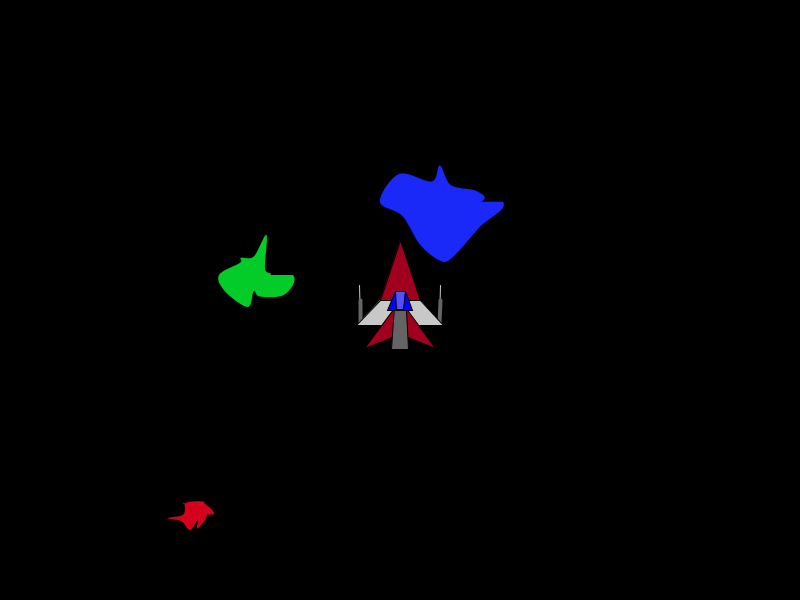
Frame 1 (no input)
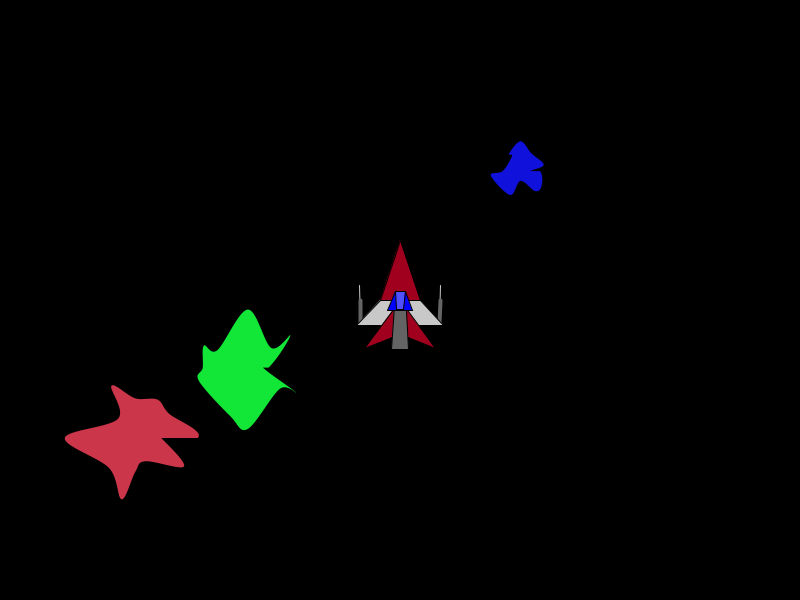
Frame 60 (the mouse pressed at the canvas centre just before this capture)
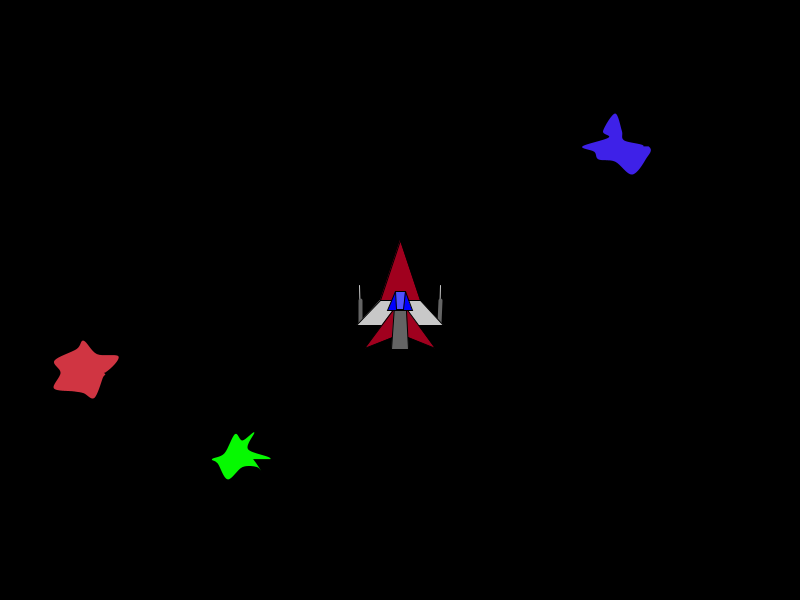
Frame 120 (the mouse held since frame 60 and released just before this capture)

The Processing sketch that drew these frames (run headless with seeded random() and noise(); from frame 60 on, the mouse is pressed at the canvas centre):

// Processing sketch: processing_52418
// ── processing_52418.pde

/*****************************************
 * Assignment 03
 * Name:         Warren Schwartz
 * E-mail:       wschwart@haverford.edu
 * Course:       CS 110 - Section 02
 * Submitted:    2/14/12
 * 
 * This sketch depicts a spaceship flying through
 black space near various bright star-like objects.
 The space ship can be controlled with the arrow
 keys. BE CAREFUL NOT TO FLY OFF THE EDGE OF
 SPACE AND/OR THE KNOWN UNIVERSE.
 ***********************************************/

//define variables for ship and general stuff
float playerDirection = (3*PI)/2;
float playerX = 0;
float playerY = 0;
float speed = 0;
float thrust = 2.0;
float imaginarySpaceFriction = 0.99;
float inertialDirection = (3*PI)/2;
float scaleFactor = 2;

//anomaly 1 vars
float thing1x = 0;
float thing1y = 0;
float thing1Direction = random(2*PI);

//anomaly 2 vars
float thing2x = 0;
float thing2y = 0;
float thing2Direction = random(2*PI);

//anomaly 3 vars
float thing3x = 0;
float thing3y = 0;
float thing3Direction = random(2*PI);

void setup() {
  size(800, 600);
  background(0);
  playerX = int(width/2);
  playerY = int(height/2);

  thing1x = random(width);
  thing1y = random(height);

  thing2x = random(width);
  thing2y = random(height);

  thing3x = random(width);
  thing3y = random(height);
}

void keyPressed() {
  //Pilot ship
  if (keyCode == RIGHT) {
    playerDirection = playerDirection + PI/60;
  }
  else if (keyCode == LEFT) {
    playerDirection = playerDirection - PI/60;
  }
  else if (keyCode == UP) {
    inertialDirection = playerDirection;
    speed = thrust;
  }
}

void draw() {
  background(0);

  //Call spacecraft draw function
  drawPlayerShip(playerX, playerY, scaleFactor, playerDirection);

  //Call anomaly 1 draw function
  drawThing1(thing1x, thing1y, random(0.5, 1.5));
  thing1x = thing1x + random(3)*cos(thing1Direction);
  thing1y = thing1y + random(3)*sin(thing1Direction);
  if (thing1x > width || thing1x < 0) {
    thing1x = random(width);
    thing1Direction = random(2*PI);
  }
  if (thing1y > height || thing1y < 0) {
    thing1y = random(height);
    thing1Direction = random(2*PI);
  }

  //Call anomaly 2 draw function
  drawThing2(thing2x, thing2y, random(0.5, 1.5));
  thing2x = thing2x + random(3)*cos(thing2Direction);
  thing2y = thing2y + random(3)*sin(thing2Direction);
  if (thing2x > width || thing2x < 0) {
    thing2x = random(width);
    thing2Direction = random(2*PI);
  }
  if (thing2y > height || thing2y < 0) {
    thing2y = random(height);
    thing2Direction = random(2*PI);
  }

  //Call anomaly 3 draw function
  drawThing3(thing3x, thing3y, random(0.5, 1.5));
  thing3x = thing3x + random(3)*cos(thing3Direction);
  thing3y = thing3y + random(3)*sin(thing3Direction);
  if (thing3x > width || thing3x < 0) {
    thing3x = random(width);
    thing3Direction = random(2*PI);
  }
  if (thing3y > height || thing3y < 0) {
    thing3y = random(height);
    thing3Direction = random(2*PI);
  }
}

//Define spacecraft draw function
void drawPlayerShip(float x, float y, float scalefac, float direction) {
  //wing pylons
  smooth();
  strokeWeight(1);
  stroke(200);
  line(x+scalefac*23*cos(direction+((4*PI)/3)), y+scalefac*23*sin(direction+((4*PI)/3)), x+scalefac*21.4*cos(direction-(70*PI/180)), y+scalefac*21.4*sin(direction-(70*PI/180)));
  line(x+scalefac*23*cos(direction-((4*PI)/3)), y+scalefac*23*sin(direction-((4*PI)/3)), x+scalefac*21.4*cos(direction+(70*PI/180)), y+scalefac*21.4*sin(direction+(70*PI/180)));
  strokeWeight(4);
  stroke(100);
  line(x+scalefac*23*cos(direction+((4*PI)/3)), y+scalefac*23*sin(direction+((4*PI)/3)), x+scalefac*20*cos(direction-(PI/2)), y+scalefac*20*sin(direction-(PI/2)));
  line(x+scalefac*23*cos(direction-((4*PI)/3)), y+scalefac*23*sin(direction-((4*PI)/3)), x+scalefac*20*cos(direction+(PI/2)), y+scalefac*20*sin(direction+(PI/2)));
  //fuselage
  strokeWeight(1);
  stroke(0);
  fill(200);
  quad(x+scalefac*10*cos(direction-(PI/2)), y+scalefac*10*sin(direction-(PI/2)), x+scalefac*10*cos(direction+(PI/2)), y+scalefac*10*sin(direction+(PI/2)), x+scalefac*25*cos(direction-((4*PI)/3)), y+scalefac*25*sin(direction-((4*PI)/3)), x+scalefac*25*cos(direction+((4*PI)/3)), y+scalefac*25*sin(direction+((4*PI)/3)));
  fill(160, 0, 30);
  triangle(x+scalefac*10*cos(direction-(PI/2)), y+scalefac*10*sin(direction-(PI/2)), x+scalefac*10*cos(direction+(PI/2)), y+scalefac*10*sin(direction+(PI/2)), x+scalefac*30*cos(direction), y+scalefac*30*sin(direction));
  //tail
  triangle(x, y, x+scalefac*17*cos(direction-PI), y+scalefac*17*sin(direction-PI), x+scalefac*30*cos(direction-(4*PI/5)), y+scalefac*30*sin(direction-(4*PI/5)));
  triangle(x, y, x+scalefac*17*cos(direction+PI), y+scalefac*17*sin(direction+PI), x+scalefac*30*cos(direction+(4*PI/5)), y+scalefac*30*sin(direction+(4*PI/5)));
  //cockpit
  fill(100);
  quad(x+scalefac*25*cos(direction-(17*PI/18)), y+scalefac*25*sin(direction-(17*PI/18)), x+scalefac*25*cos(direction+(17*PI/18)), y+scalefac*25*sin(direction+(17*PI/18)), x+scalefac*5*cos(direction+(PI/6)), y+scalefac*5*sin(direction+(PI/6)), x+scalefac*5*cos(direction-(PI/6)), y+scalefac*5*sin(direction-(PI/6)));
  fill(0, 0, 255);
  quad(x+scalefac*8*cos(direction-(13*PI/18)), y+scalefac*8*sin(direction-(13*PI/18)), x+scalefac*8*cos(direction+(13*PI/18)), y+scalefac*8*sin(direction+(13*PI/18)), x+scalefac*5*cos(direction+(PI/6)), y+scalefac*5*sin(direction+(PI/6)), x+scalefac*5*cos(direction-(PI/6)), y+scalefac*5*sin(direction-(PI/6)));
  fill(80, 80, 255);
  quad(x+scalefac*5*cos(direction-(16*PI/18)), y+scalefac*5*sin(direction-(16*PI/18)), x+scalefac*5*cos(direction+(16*PI/18)), y+scalefac*5*sin(direction+(16*PI/18)), x+scalefac*5*cos(direction+(PI/6)), y+scalefac*5*sin(direction+(PI/6)), x+scalefac*5*cos(direction-(PI/6)), y+scalefac*5*sin(direction-(PI/6)));
  playerX = playerX + speed*cos(inertialDirection);
  playerY = playerY + speed*sin(inertialDirection);
  speed = speed * imaginarySpaceFriction;
}

//Define anomaly 1 draw function
void drawThing1(float x, float y, float scalefac) {
  float angle = 0;
  noStroke();
  fill(random(200, 255), random(80), random(80));
  beginShape();
  curveVertex(x+scalefac*15*cos(angle-(PI/2)), y+scalefac*15*sin(angle-(PI/2)));
  for (angle = 0; angle < (2*PI); angle += (PI/6)) {
    curveVertex(x+scalefac*random(10, 50)*cos(angle), y+scalefac*random(10, 50)*sin(angle));
  }
  curveVertex(x+scalefac*15*cos(angle+(PI/2)), y+scalefac*15*sin(angle+(PI/2)));
  endShape(CLOSE);
}


//Define anomaly 2 draw function
void drawThing2(float x, float y, float scalefac) {
  float angle = 0;
  noStroke();
  fill(random(80), random(200, 255), random(80));
  beginShape();
  curveVertex(x+scalefac*15*cos(angle-(PI/2)), y+scalefac*15*sin(angle-(PI/2)));
  for (angle = 0; angle < (2*PI); angle += (PI/6)) {
    curveVertex(x+scalefac*random(10, 50)*cos(angle), y+scalefac*random(10, 50)*sin(angle));
  }
  curveVertex(x+scalefac*15*cos(angle+(PI/2)), y+scalefac*15*sin(angle+(PI/2)));
  endShape(CLOSE);
}

//Define anomaly 3 draw function
void drawThing3(float x, float y, float scalefac) {
  float angle = 0;
  noStroke();
  fill(random(80), random(80), random(200, 255));
  beginShape();
  curveVertex(x+scalefac*15*cos(angle-(PI/2)), y+scalefac*15*sin(angle-(PI/2)));
  for (angle = 0; angle < (2*PI); angle += (PI/6)) {
    curveVertex(x+scalefac*random(10, 50)*cos(angle), y+scalefac*random(10, 50)*sin(angle));
  }
  curveVertex(x+scalefac*15*cos(angle+(PI/2)), y+scalefac*15*sin(angle+(PI/2)));
  endShape(CLOSE);
}
